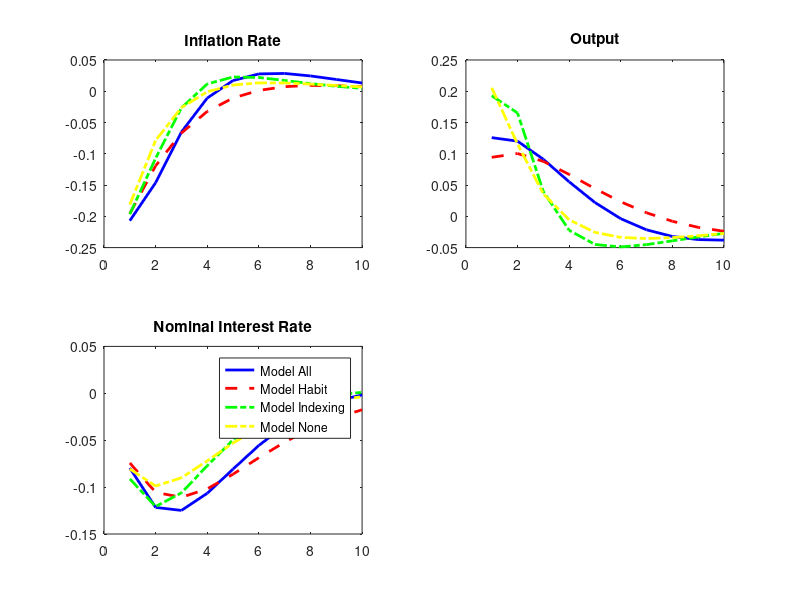

The MATLAB source for this figure:
clear; close all;

load NKlinear_Est_All_results;
oo1=oo_;
load NKlinear_Est_Habit_results;
oo2=oo_;
load NKlinear_Est_Indexing_results;
oo3=oo_;
load NKlinear_Est_None_results;
oo4=oo_;

lag = (1:1:10);

%% A
F1=figure(1);
set(F1, 'numbertitle','off')
set(F1, 'name', 'Impulse response functions (Technology shock)')
  h1 = area(1:10);
  set(h1,'FaceColor',[.9 .9 .9]);
subplot(2,2,1)
plot(lag,oo1.irfs.pinfobs_epsA(:,[1: 10])','b','linewidth',2);
hold on
plot(lag,oo2.irfs.pinfobs_epsA(:,[1: 10]),'--r','linewidth',2); 
plot(lag,oo3.irfs.pinfobs_epsA(:,[1: 10]), '-.g','linewidth',2);
plot(lag,oo4.irfs.pinfobs_epsA(:,[1: 10]), '-.y','linewidth',2);
hold off
title('Inflation Rate')
%ylabel('Output')

subplot(2,2,2)
plot(lag,oo1.irfs.dy_epsA(:,[1: 10])','b','linewidth',2);
hold on
plot(lag,oo2.irfs.dy_epsA(:,[1: 10]),'--r','linewidth',2); 
plot(lag,oo3.irfs.dy_epsA(:,[1: 10]), '-.g','linewidth',2);
plot(lag,oo4.irfs.dy_epsA(:,[1: 10]), '-.y','linewidth',2);
hold off
title('Output')

subplot(2,2,3)
plot(lag,oo1.irfs.robs_epsA(:,[1: 10])','b','linewidth',2);
hold on
plot(lag,oo2.irfs.robs_epsA(:,[1: 10]),'--r','linewidth',2); 
plot(lag,oo3.irfs.robs_epsA(:,[1: 10]), '-.g','linewidth',2);
plot(lag,oo4.irfs.robs_epsA(:,[1: 10]), '-.y','linewidth',2);
hold off
title('Nominal Interest Rate')


legend('Model All','Model Habit','Model Indexing','Model None', 'Location','Best','Orientation','vertical');
